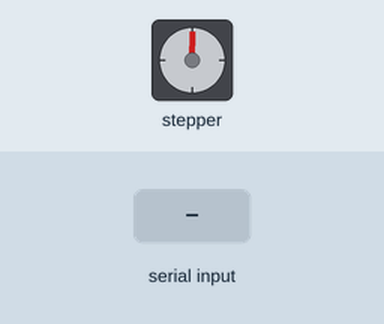
This sketch was run on a simulated ESP32. On the bench: stepper motor. Wiring (inferred from the names in the program): stepper motor (2048 steps per turn assumed): coils GPIO 13, GPIO 12, GPIO 14, GPIO 27. The inputs (shaded band) are chosen by the test bench. Nothing arrives over Bluetooth unless stated; what the sketch prints to the serial monitor is not drawn.

Above: at 1.6 s.
1.7 s: "2" received over the second serial link
4.7 s: "1" received over the second serial link
At 18.0 s:
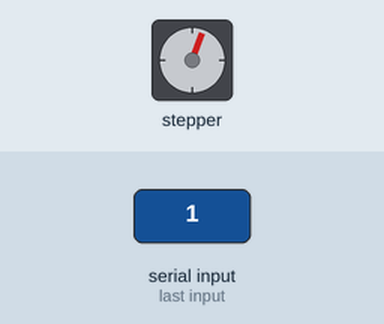
Timing chart, 0 to 19.0 s (numbered marks = the images above; inputs shaded):
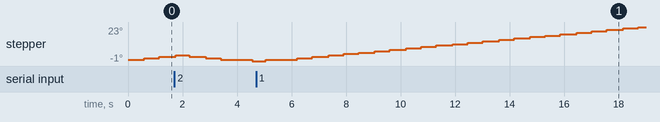

The sketch:

BlueTooth_Control.ino
```cpp
#include "BluetoothSerial.h"

BluetoothSerial SerialBT;

// 定义连接到28BYJ-48步进电机驱动板的GPIO引脚
#define IN1 13
#define IN2 12
#define IN3 14
#define IN4 27

// 步进序列，用于驱动28BYJ-48
int steps[8] = {0b0001, 0b0011, 0b0010, 0b0110, 0b0100, 0b1100, 0b1000, 0b1001};

bool running = true; // 控制电机是否运行
bool forward = true;  // 控制旋转方向
int delayTime = 50;   // 初始延迟时间

void setup() {
  // 设置引脚模式为输出
  pinMode(IN1, OUTPUT);
  pinMode(IN2, OUTPUT);
  pinMode(IN3, OUTPUT);
  pinMode(IN4, OUTPUT);

  // 初始化串行通信
  Serial.begin(9600);

  // 初始化蓝牙
  SerialBT.begin("ESP32_BT"); // 蓝牙设备名称
  Serial.println("The device started, now you can pair it!");
}

void loop() {
  if (SerialBT.available()) {
    char command = SerialBT.read();
    handleCommand(command);
  }

  if(running) {
    if(forward) {
      stepForwardSingleStep();
    } else {
      stepBackwardSingleStep();
    }
  } else {
    setStep(0); // 停止电机
  }
}

void handleCommand(int command) {
  switch(command) {
    case '0':
      running = false;
      SerialBT.println("Motor stopped.");
      break;
    case '1':
      running = true;
      forward = true;
      SerialBT.println("Motor started in forward direction.");
      break;
    case '2':
      forward = !forward;
      if(forward){
        SerialBT.println("Direction changed to forward.");
      } else {
        SerialBT.println("Direction changed to backward.");
      }
      break;
    case '3':
      SerialBT.println("Please enter the number of steps:");
      if(SerialBT.available()) {
        int stepsToMove = SerialBT.parseInt();
        moveSteps(stepsToMove);
      }
      break;
    case '4':
      if(delayTime > 4) delayTime--;
      SerialBT.print("Speed increased. Current delay time: ");
      SerialBT.println(delayTime);
      break;
    case '5':
      delayTime++;
      SerialBT.print("Speed decreased. Current delay time: ");
      SerialBT.println(delayTime);
      break;
  }
}

void moveSteps(int stepsToMove) {
  for (int i = 0; i < stepsToMove; i++) {
    if(forward) {
      stepForwardSingleStep();
    } else {
      stepBackwardSingleStep();
    }
  }
  running = false; // 移动指定步数后停止电机
}

void stepForwardSingleStep() {
  for (int step = 0; step < 8; step++) {
    setStep(steps[step]);
    delay(delayTime);
  }
}

void stepBackwardSingleStep() {
  for (int step = 7; step >= 0; step--) {
    setStep(steps[step]);
    delay(delayTime);
  }
}

void setStep(int step) {
  digitalWrite(IN1, (step & 0b0001) > 0);
  digitalWrite(IN2, (step & 0b0010) > 0);
  digitalWrite(IN3, (step & 0b0100) > 0);
  digitalWrite(IN4, (step & 0b1000) > 0);
}
```
